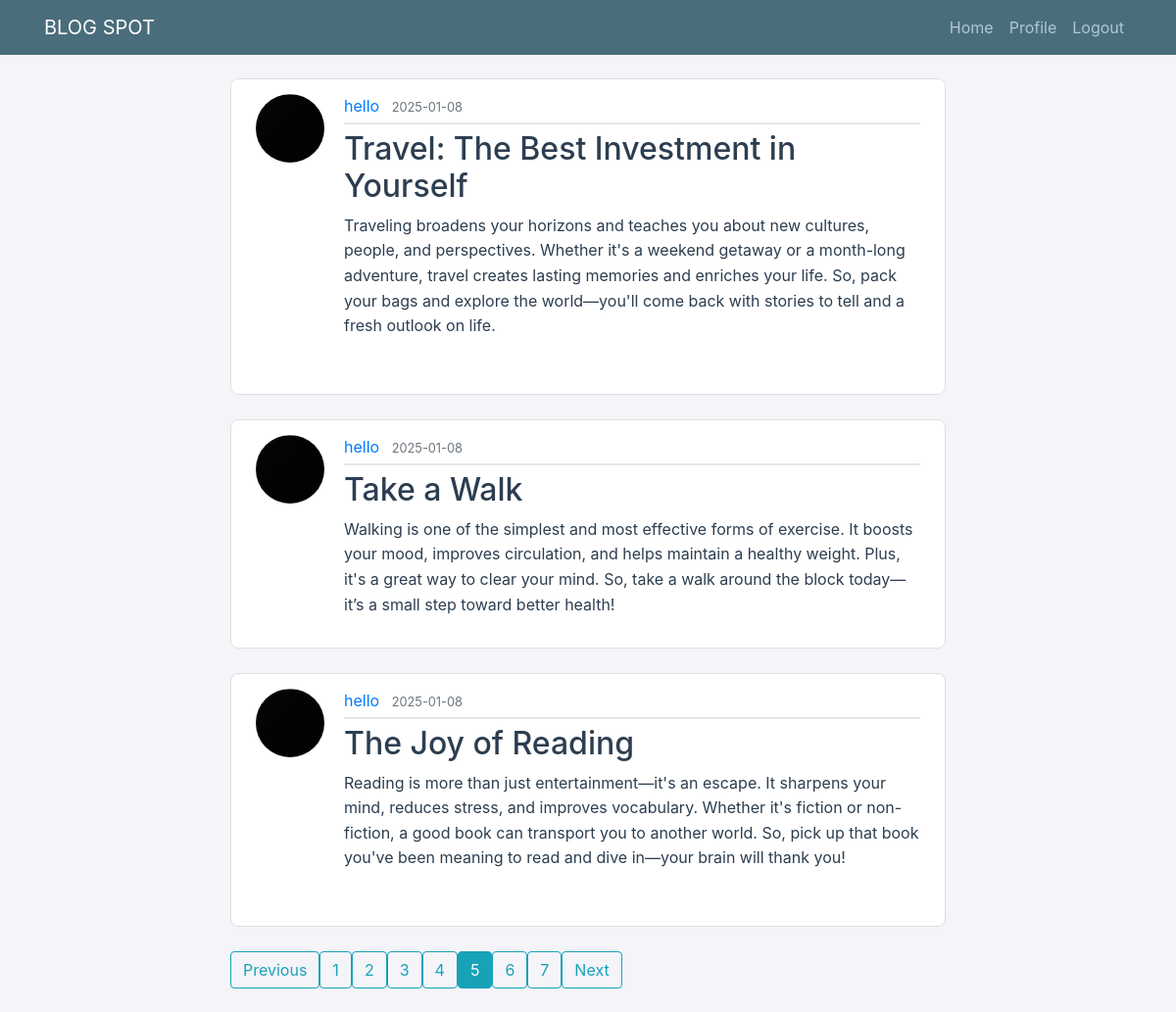
The app's page /home?page=5 (signed in) with its own data.
### blogweb/models.py (models this page shows, shortened)
class Post(db.Model):
    id = db.Column(db.Integer,primary_key=True)
    title=db.Column(db.String(100) ,nullable=False)
    date_posted = db.Column(db.DateTime,nullable=False,default=datetime.utcnow)
    content = db.Column(db.Text,nullable=False)
    user_id = db.Column(db.Integer,db.ForeignKey('user.id'),nullable=False)

class User(db.Model,UserMixin):
    id = db.Column(db.Integer,primary_key=True)
    username = db.Column(db.String(20) , unique=True , nullable = False)
    email = db.Column(db.String(120) , unique=True , nullable = False)
    profile = db.Column(db.String(20),nullable=False,default='default.jpg')
    password = db.Column(db.String(60),nullable=False)
    posts = db.relationship('Post',backref='author',lazy=True)

### blogweb/main/routes.py (the view)
@main.route("/")
@main.route("/home")
@login_required
def home():
    page = request.args.get('page', 1, type=int)
    posts = Post.query.order_by(Post.date_posted.desc()).paginate(page=page, per_page=3)
    return render_template('home.html', posts=posts)

### blogweb/models.py (called while the page is built)
@login_manager.user_loader
def load_user(user_id):
    return User.query.get(int(user_id))

### blogweb/templates/home.html
{% extends "layout.html" %}
{% block content %}
    {% for post in posts.items %}
        <article class="media content-section">
          <img class="rounded-circle article-img" src="{{url_for('static',filename='profilefile/' + post.author.profile)}}">
          <div class="media-body">
            <div class="article-metadata">
              <a class="mr-2" href="{{url_for('main.account', username=post.author.username)}}">{{ post.author.username }}</a>
              <small class="text-muted">{{ post.date_posted.strftime('%Y-%m-%d') }}</small>
            </div>
            <h2><a class="article-title" href="{{ url_for('posts.post',post_id = post.id)}}">{{ post.title }}</a></h2>
            <p class="article-content">{{ post.content }}</p>
          </div>
        </article>
      {% endfor %}
      <div class="pagination">
        {% if posts.has_prev %}
          <a class="btn btn-outline-info mb-4" href="{{ url_for('main.home', page=posts.prev_num) }}">Previous</a>
        {% else %}
          <a class="btn btn-outline-info mb-4 disabled" href="#">Previous</a>
        {% endif %}
        {% for page_num in posts.iter_pages() %}
          {% if page_num %}
            {% if posts.page == page_num %}
              <a class="btn btn-info mb-4" href="{{ url_for('main.home', page=page_num) }}">{{ page_num }}</a>
            {% else %}
              <a class="btn btn-outline-info mb-4" href="{{ url_for('main.home', page=page_num) }}">{{ page_num }}</a>
            {% endif %}
          {% else %}
            <span class="btn btn-outline-info mb-4 disabled">...</span>
          {% endif %}
        {% endfor %}
        {% if posts.has_next %}
          <a class="btn btn-outline-info mb-4" href="{{ url_for('main.home', page=posts.next_num) }}">Next</a>
        {% else %}
          <a class="btn btn-outline-info mb-4 disabled" href="#">Next</a>
        {% endif %}
      </div>
{% endblock content %}

### blogweb/static/main.css (style rules this page uses)
body { background: #f4f4f9; color: #2c3e50; margin-top: 5rem; }
h1, h2, h3, h4, h5, h6 { color: #34495e; }
.content-section { background: #ffffff; padding: 15px 25px; border: 1px solid #e0e0e0; border-radius: 8px; margin-bottom: 25px; }
.article-title { color: #2c3e50; }
.article-content { white-space: pre-line; line-height: 1.6; }
.article-img { height: 70px; width: 70px; margin-right: 20px; }
.article-metadata { padding-bottom: 5px; margin-bottom: 6px; border-bottom: 2px solid #e6e6e6; }

### records on screen
Post: profile (placeholder picture), author.username "hello", date_posted "2025-01-08", title "Travel: The Best Investment in Yourself", content "Traveling broadens your horizons and teaches you about new cultures, people, and perspectives. Whether it's a weekend getaway or a month-long adventure, travel creates lasting memories and enriches your life. So, pack your bags and explore the world—you'll come back with stories to tell and a fresh outlook on life."
Post: profile (placeholder picture), author.username "hello", date_posted "2025-01-08", title "Take a Walk", content "Walking is one of the simplest and most effective forms of exercise. It boosts your mood, improves circulation, and helps maintain a healthy weight. Plus, it's a great way to clear your mind. So, take a walk around the block today—it’s a small step toward better health!"
Post: profile (placeholder picture), author.username "hello", date_posted "2025-01-08", title "The Joy of Reading", content "Reading is more than just entertainment—it's an escape. It sharpens your mind, reduces stress, and improves vocabulary. Whether it's fiction or non-fiction, a good book can transport you to another world. So, pick up that book you've been meaning to read and dive in—your brain will thank you!"

### other values on screen
{{ page_num }} "1" "2" "3" "4" "6" "7"
{{ page_num }} "5"
